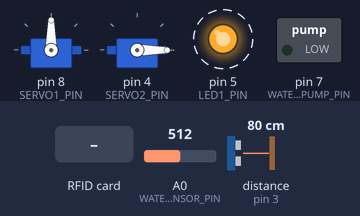
This sketch was run on a simulated Arduino Uno, built with avr-gcc and run on an emulated ATmega328P. On the bench: 2 × servo, switched loads named in the sketch (green lamp = pin HIGH), output pins drawn as LEDs (lit = HIGH). Wiring (inferred from the names in the program): ultrasonic range finder: trigger pin 2; echo pin 3. Dashed ring = blinking. The inputs (shaded band) are chosen by the test bench; at power-on: A0 (WATER_LEVEL_SENSOR_PIN) = 512, distance to the obstacle (sensor on pin 3) 80 cm. The echo pulse lasts 58.3 µs per cm; pins used as bus, display or sensor lines are not drawn.

Above: at 1.2 s.
1.3 s: A0 (WATER_LEVEL_SENSOR_PIN) set to 297
4.8 s: A0 (WATER_LEVEL_SENSOR_PIN) set to 271
At 8.1 s:
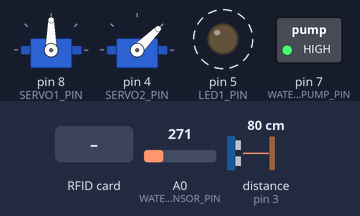
8.3 s: distance to the obstacle (sensor on pin 3) set to 2 cm
At 9.7 s:
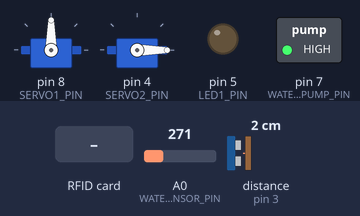
10.7 s: RFID card A0 84 2C 0E held to the reader
At 11.4 s:
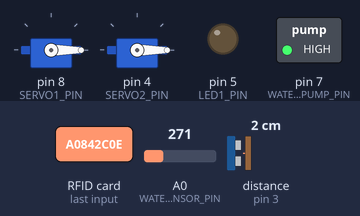
14.9 s: distance to the obstacle (sensor on pin 3) set to 18 cm
At 15.3 s:
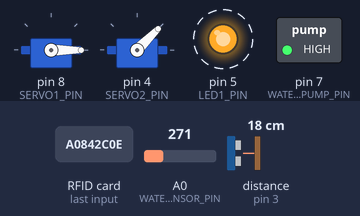
18.4 s: RFID card A0 84 2C 0E held to the reader
At 21.4 s:
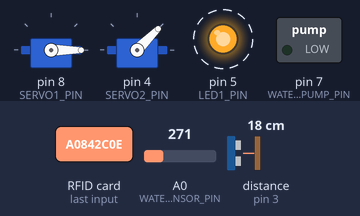
Timing chart, 0 to 34.8 s (numbered marks = the images above; inputs shaded):
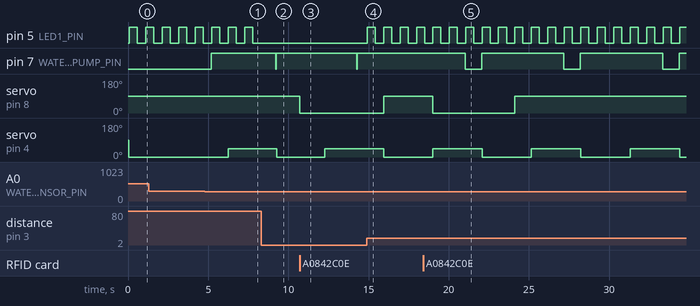

Measured:
- the behaviour switches between 280 and 279 on A0 (WATER_LEVEL_SENSOR_PIN) (found by bisection; images 0 and 1)
- after the input at 4.8 s, pin 7 (WATER_PUMP_PIN): LOW → HIGH after 0.40 s
- after the input at 8.3 s, pin 5 (LED1_PIN): stops changing and stays LOW; pin 7 (WATER_PUMP_PIN): HIGH → LOW after 0.92 s instead of 2.1 s
- after the input at 10.7 s, servo on pin 8 (SERVO1_PIN): 90° → 0° at once
- after the input at 14.9 s, pin 5 (LED1_PIN): alternates HIGH for 0.50 s and LOW for 0.53 s, starting at once
- after the input at 18.4 s, servo on pin 8 (SERVO1_PIN): 90° → 0° after 0.60 s, → 90° 5.1 s later
- by itself, pin 5 (LED1_PIN): alternates HIGH for 0.50 s and LOW for 0.53 s
- by itself, servo on pin 4 (SERVO2_PIN): alternates 45° for 3.1 s and 0° for 3.1 s

The sketch:

main.ino
```cpp
#include <SPI.h>
#include <MFRC522.h>
#include <Servo.h>

#define RST_PIN 9
#define SS_PIN 10

#define TRIGGER_PIN 2
#define ECHO_PIN 3

#define SERVO1_PIN 8
#define SERVO2_PIN 4

#define LED1_PIN 5
#define WATER_PUMP_PIN 7

#define WATER_LEVEL_SENSOR_PIN A0

MFRC522 mfrc522(SS_PIN, RST_PIN);
Servo servo1;
Servo servo2;

// RFID tag UID you want to allow
byte allowedTagUID[4] = {0xA0, 0x84, 0x2C, 0x0E};

// Timing variables
unsigned long previousMillisGate = 0;
unsigned long previousMillisFood = 0;
unsigned long previousMillisWater = 0;

// Intervals (in milliseconds)
const long gateOpenInterval = 5000;
const long foodDispenseInterval = 6000;
const long foodDispenseDuration = 3000;
const long waterPumpInterval = 5000;

// State variables
bool gateOpen = false;
bool foodDispensing = false;
bool waterPumpOn = false;

void setup() {
  Serial.begin(9600);
  SPI.begin();
  mfrc522.PCD_Init();

  servo1.attach(SERVO1_PIN);
  servo2.attach(SERVO2_PIN);

  pinMode(TRIGGER_PIN, OUTPUT);
  pinMode(ECHO_PIN, INPUT);

  pinMode(LED1_PIN, OUTPUT);
  pinMode(WATER_PUMP_PIN, OUTPUT);

  servo1.write(90); // Close the gate initially
  servo2.write(0); // Close the food dispenser initially
}

void loop() {
  unsigned long currentMillis = millis();

  // 1. Main Gate Control
  if (mfrc522.PICC_IsNewCardPresent() && mfrc522.PICC_ReadCardSerial()) {
    if (compareTagUID(mfrc522.uid.uidByte, allowedTagUID)) {
      if (!gateOpen) {
        servo1.write(0); // Open the gate
        gateOpen = true;
        previousMillisGate = currentMillis;
      }
    }
    mfrc522.PICC_HaltA();
  }

  if (gateOpen && (currentMillis - previousMillisGate >= gateOpenInterval)) {
    servo1.write(90); // Close the gate
    gateOpen = false;
  }

  // 2. Food Dispenser
  if (currentMillis - previousMillisFood >= foodDispenseInterval) {
    previousMillisFood = currentMillis;

    if (!foodDispensing) {
      servo2.write(45); // Open the food dispenser
      foodDispensing = true;
      previousMillisFood = currentMillis; // Reset timer for dispense duration
    }
  }

  if (foodDispensing && (currentMillis - previousMillisFood >= foodDispenseDuration)) {
    servo2.write(0); // Close the food dispenser
    foodDispensing = false;
  }

  // 3. Food Level Monitoring
  long duration, distance;
  digitalWrite(TRIGGER_PIN, LOW);
  delayMicroseconds(2);
  digitalWrite(TRIGGER_PIN, HIGH);
  delayMicroseconds(10);
  digitalWrite(TRIGGER_PIN, LOW);
  duration = pulseIn(ECHO_PIN, HIGH);
  distance = (duration / 2) / 29.1; // Calculate the distance in centimeters

  if (distance > 16) {
    digitalWrite(LED1_PIN, HIGH);
    delay(500);
    digitalWrite(LED1_PIN, LOW);
    delay(500);
  } else {
    digitalWrite(LED1_PIN, LOW);
  }

  // 4. Water Level Control
  int waterLevel = analogRead(WATER_LEVEL_SENSOR_PIN);

  if (waterLevel < 280 && !waterPumpOn) {
    digitalWrite(WATER_PUMP_PIN, HIGH);
    waterPumpOn = true;
    previousMillisWater = currentMillis;
  }

  if (waterPumpOn && (currentMillis - previousMillisWater >= waterPumpInterval)) {
    digitalWrite(WATER_PUMP_PIN, LOW);
    waterPumpOn = false;
  }
}

// Helper function to compare RFID tag UIDs
bool compareTagUID(byte *uid1, byte *uid2) {
  for (byte i = 0; i < 4; i++) {
    if (uid1[i] != uid2[i]) {
      return false;
    }
  }
  return true;
}
```
